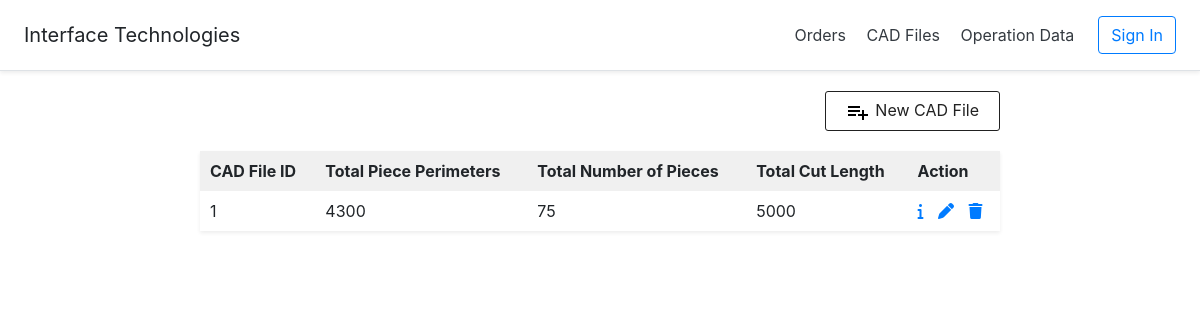
The page /index.php?action=cad_files on the database as committed earlier.
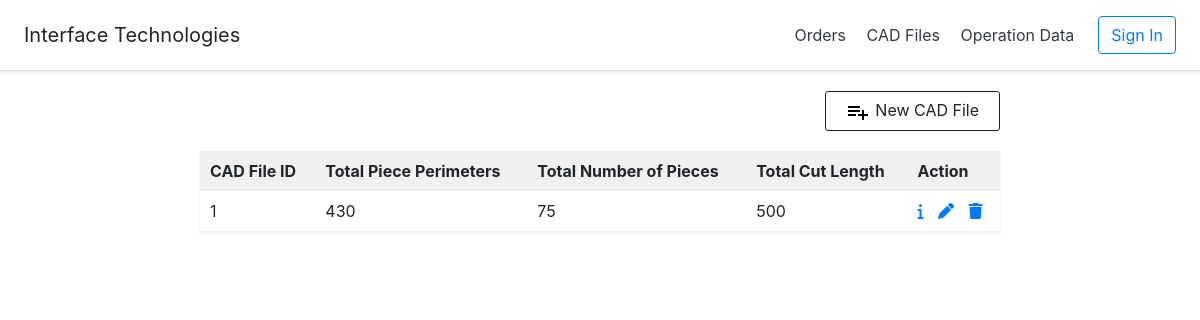
The same page on the database as committed later.
### tables this page shows
CREATE TABLE CAD_FILE
(
    id INT NOT NULL PRIMARY KEY AUTO_INCREMENT,
    TCP1 int,      
    TCP2 int,   
    TCL int
);

### controllers/DBController.php (called while the page is built, shortened)
<?php
class DBController {
    private $host = "localhost";
    private $user = "root";
    private $password = "";
    private $database = "cutroom_db";
    private $conn;
    function __construct() {
        $this->conn = $this->connectDB();
    }
    function connectDB() {
        $conn = mysqli_connect($this->host,$this->user,$this->password,$this->database);
        return $conn;
    }
    function runBaseQuery($query) {
        $result = $this->conn->query($query);
            if ($result->num_rows > 0) {
                while($row = $result->fetch_assoc()) {
                    $resultset[] = $row;
                }
            }
        if(!empty($resultset)) {
            return $resultset;
        }
    }
}
?>

### controllers/cad_file.php (called while the page is built, shortened)
<?php
require_once 'DBController.php';
class CAD_File {
    private $db_handle;
    function __construct() {
        $this->db_handle = new DBController();
    }
    function getAllCadFiles() {
        $sql = "SELECT * FROM CAD_FILE ORDER BY id";
        $result = $this->db_handle->runBaseQuery($sql);
        return $result;
    }
}
?>

### views/cad_files.php (the view, shortened to what this page needs)
<?php require_once "header.php"; ?>
    <div id="container">
    <div style="text-align: right; margin: 20px 0px 10px;">
        <a id="btnAddAction" href="index.php?action=cad_file-add"><img src="views/image/icon-add.png" />New CAD File</a>
    </div>
    <div id="toys-grid" class="shadow-sm">
        <?php
        if (empty($result)) {
            echo "<p style='text-align: center;'><em>No CAD files were found in the database.</em></p>";
        } else {
        ?>
        <table cellpadding="10" cellspacing="1">
            <thead>
                <tr>
                    <th>CAD File ID</th>
                    <th>Total Piece Perimeters</th>
                    <th>Total Number of Pieces</th>
                    <th>Total Cut Length</th>
                    <th>Action</th>
                </tr>
            </thead>
            <tbody>
                    <?php
                    if (! empty($result)) {
                        foreach ($result as $k => $v) {
                            ?>
          <tr>
                    <td><?php echo $result[$k]["id"]; ?></td>
                    <td><?php echo $result[$k]["TCP1"]; ?></td>
                    <td><?php echo $result[$k]["TCP2"]; ?></td>
                    <td><?php echo $result[$k]["TCL"]; ?></td>
                    <td><a class="btnReadAction"
                        href="index.php?action=cad_file-read&id=<?php echo $result[$k]["id"]; ?>">
                        <span class="fas fa-info"></span>
                        </a>
                        <a class="btnEditAction"
                        href="index.php?action=cad_file-edit&id=<?php echo $result[$k]["id"]; ?>">
                        <span class="fas fa-pen"></span>
                        </a>
                        <a class="btnDeleteAction"
                        href="index.php?action=cad_file-delete&id=<?php echo $result[$k]["id"]; ?>">
                        <span class="fas fa-trash"></span>
                        </a>
                    </td>
                </tr>
                    <?php
                        }
                    }
                    ?>
        </table>
        <?php
        }
        ?>
    </div>
    </div>
</body>
</html>

### index.php (shortened to what this page needs)
<?php
require_once 'controllers/DBController.php';
require_once 'controllers/cad_file.php';
$action = "";
if (! empty($_GET["action"])) {
    $action = $_GET["action"];
}
switch ($action) {
    case "cad_files":
        $cadfile = New CAD_File();
        $result = $cadfile->getAllCadFiles();
        require_once 'views/cad_files.php';
        break;
}
?>

### views/header.php (shortened to what this page needs)
<html lang="en">
<head>
    <link href="views/css/style.css" type="text/css" rel="stylesheet" />
    <link rel="stylesheet" href="https://stackpath.bootstrapcdn.com/bootstrap/4.3.1/css/bootstrap.min.css">
</head>
<div class="d-flex flex-column flex-md-row align-items-center p-3 px-md-4 mb-3 bg-white border-bottom shadow-sm">
    <h5 class="my-0 mr-md-auto font-weight-normal">Interface Technologies</h5>
    <nav class="my-2 my-md-0 mr-md-3">
        <a class="p-2 text-dark" href="index.php">Orders</a>
        <a class="p-2 text-dark" href="index.php?action=cad_files">CAD Files</a>
        <a class="p-2 text-dark" href="index.php?action=operation_data">Operation Data</a>
    </nav>
    <a class="btn btn-outline-primary" href="#">Sign In</a>
</div>
<body>

### views/css/style.css (style rules this page uses)
body { font-family: Arial; color: #212121; margin: auto; }
#container { margin: auto; width: 800px; }
#toys-grid { margin-bottom: 30px; }
#toys-grid table { width: 100%; background-color: #F0F0F0; }
#toys-grid table td { background-color: #FFFFFF; }
.btnReadAction { cursor: pointer; text-decoration: none; margin-right: 10px; }
.btnEditAction { cursor: pointer; text-decoration: none; margin-right: 10px; }
.btnDeleteAction { cursor: pointer; }
#btnAddAction { padding: 6px 20px; color: #212121; text-decoration: none; border-radius: 3px; cursor: pointer; border: #212121 1px solid; margin-bottom: 10px; display: inline-block; }
#btnAddAction img { margin-right: 5px; vertical-align: middle; }

Rows that differ between the two databases and show on the page:
changed cad_file id 1: TCP1 "4300" → "430"; TCL "5000" → "500"
